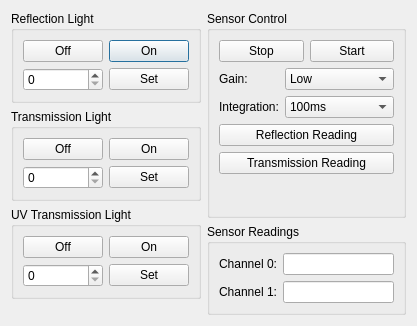
<?xml version="1.0" encoding="UTF-8"?>
<ui version="4.0">
 <class>RemoteControlDialog</class>
 <widget class="QDialog" name="RemoteControlDialog">
  <property name="geometry">
   <rect>
    <x>0</x>
    <y>0</y>
    <width>417</width>
    <height>326</height>
   </rect>
  </property>
  <property name="windowTitle">
   <string>Remote Control</string>
  </property>
  <layout class="QGridLayout" name="gridLayout_3">
   <item row="0" column="0" rowspan="2">
    <layout class="QVBoxLayout" name="verticalLayout_2">
     <item>
      <widget class="QGroupBox" name="reflGroupBox">
       <property name="title">
        <string>Reflection Light</string>
       </property>
       <layout class="QGridLayout" name="gridLayout">
        <item row="1" column="0">
         <widget class="QSpinBox" name="reflSpinBox">
          <property name="maximum">
           <number>128</number>
          </property>
         </widget>
        </item>
        <item row="0" column="1">
         <widget class="QPushButton" name="reflOnPushButton">
          <property name="text">
           <string>On</string>
          </property>
         </widget>
        </item>
        <item row="1" column="1">
         <widget class="QPushButton" name="reflSetPushButton">
          <property name="text">
           <string>Set</string>
          </property>
         </widget>
        </item>
        <item row="0" column="0">
         <widget class="QPushButton" name="reflOffPushButton">
          <property name="text">
           <string>Off</string>
          </property>
         </widget>
        </item>
       </layout>
      </widget>
     </item>
     <item>
      <widget class="QGroupBox" name="tranGroupBox">
       <property name="title">
        <string>Transmission Light</string>
       </property>
       <layout class="QGridLayout" name="gridLayout_2">
        <item row="1" column="0">
         <widget class="QSpinBox" name="tranSpinBox">
          <property name="maximum">
           <number>128</number>
          </property>
         </widget>
        </item>
        <item row="1" column="1">
         <widget class="QPushButton" name="tranSetPushButton">
          <property name="text">
           <string>Set</string>
          </property>
         </widget>
        </item>
        <item row="0" column="1">
         <widget class="QPushButton" name="tranOnPushButton">
          <property name="text">
           <string>On</string>
          </property>
         </widget>
        </item>
        <item row="0" column="0">
         <widget class="QPushButton" name="tranOffPushButton">
          <property name="text">
           <string>Off</string>
          </property>
         </widget>
        </item>
       </layout>
      </widget>
     </item>
     <item>
      <widget class="QGroupBox" name="tranUvGroupBox">
       <property name="title">
        <string>UV Transmission Light</string>
       </property>
       <layout class="QGridLayout" name="gridLayout_4">
        <item row="0" column="0">
         <widget class="QPushButton" name="tranUvOffPushButton">
          <property name="text">
           <string>Off</string>
          </property>
         </widget>
        </item>
        <item row="0" column="1">
         <widget class="QPushButton" name="tranUvOnPushButton">
          <property name="text">
           <string>On</string>
          </property>
         </widget>
        </item>
        <item row="1" column="0">
         <widget class="QSpinBox" name="tranUvSpinBox">
          <property name="maximum">
           <number>128</number>
          </property>
         </widget>
        </item>
        <item row="1" column="1">
         <widget class="QPushButton" name="tranUvSetPushButton">
          <property name="text">
           <string>Set</string>
          </property>
         </widget>
        </item>
       </layout>
      </widget>
     </item>
     <item>
      <spacer name="verticalSpacer_2">
       <property name="orientation">
        <enum>Qt::Vertical</enum>
       </property>
       <property name="sizeHint" stdset="0">
        <size>
         <width>20</width>
         <height>40</height>
        </size>
       </property>
      </spacer>
     </item>
    </layout>
   </item>
   <item row="0" column="1">
    <widget class="QGroupBox" name="sensorGroupBox">
     <property name="title">
      <string>Sensor Control</string>
     </property>
     <layout class="QVBoxLayout" name="verticalLayout">
      <item>
       <layout class="QHBoxLayout" name="horizontalLayout">
        <item>
         <widget class="QPushButton" name="sensorStopPushButton">
          <property name="text">
           <string>Stop</string>
          </property>
         </widget>
        </item>
        <item>
         <widget class="QPushButton" name="sensorStartPushButton">
          <property name="text">
           <string>Start</string>
          </property>
         </widget>
        </item>
       </layout>
      </item>
      <item>
       <layout class="QFormLayout" name="formLayout">
        <item row="0" column="0">
         <widget class="QLabel" name="gainLabel">
          <property name="text">
           <string>Gain:</string>
          </property>
         </widget>
        </item>
        <item row="0" column="1">
         <widget class="QComboBox" name="gainComboBox">
          <item>
           <property name="text">
            <string>Low</string>
           </property>
          </item>
          <item>
           <property name="text">
            <string>Medium</string>
           </property>
          </item>
          <item>
           <property name="text">
            <string>High</string>
           </property>
          </item>
          <item>
           <property name="text">
            <string>Maximum</string>
           </property>
          </item>
         </widget>
        </item>
        <item row="1" column="0">
         <widget class="QLabel" name="intLabel">
          <property name="text">
           <string>Integration:</string>
          </property>
         </widget>
        </item>
        <item row="1" column="1">
         <widget class="QComboBox" name="intComboBox">
          <item>
           <property name="text">
            <string>100ms</string>
           </property>
          </item>
          <item>
           <property name="text">
            <string>200ms</string>
           </property>
          </item>
          <item>
           <property name="text">
            <string>300ms</string>
           </property>
          </item>
          <item>
           <property name="text">
            <string>400ms</string>
           </property>
          </item>
          <item>
           <property name="text">
            <string>500ms</string>
           </property>
          </item>
          <item>
           <property name="text">
            <string>600ms</string>
           </property>
          </item>
         </widget>
        </item>
       </layout>
      </item>
      <item>
       <widget class="QPushButton" name="reflReadPushButton">
        <property name="text">
         <string>Reflection Reading</string>
        </property>
       </widget>
      </item>
      <item>
       <widget class="QPushButton" name="tranReadPushButton">
        <property name="text">
         <string>Transmission Reading</string>
        </property>
       </widget>
      </item>
      <item>
       <spacer name="verticalSpacer">
        <property name="orientation">
         <enum>Qt::Vertical</enum>
        </property>
        <property name="sizeHint" stdset="0">
         <size>
          <width>20</width>
          <height>40</height>
         </size>
        </property>
       </spacer>
      </item>
     </layout>
    </widget>
   </item>
   <item row="1" column="1">
    <widget class="QGroupBox" name="groupBox">
     <property name="title">
      <string>Sensor Readings</string>
     </property>
     <layout class="QFormLayout" name="formLayout_3">
      <item row="0" column="0">
       <widget class="QLabel" name="ch0Label">
        <property name="text">
         <string>Channel 0:</string>
        </property>
       </widget>
      </item>
      <item row="0" column="1">
       <widget class="QLineEdit" name="ch0LineEdit">
        <property name="readOnly">
         <bool>true</bool>
        </property>
       </widget>
      </item>
      <item row="1" column="0">
       <widget class="QLabel" name="ch1Label">
        <property name="text">
         <string>Channel 1:</string>
        </property>
       </widget>
      </item>
      <item row="1" column="1">
       <widget class="QLineEdit" name="ch1LineEdit">
        <property name="readOnly">
         <bool>true</bool>
        </property>
       </widget>
      </item>
     </layout>
    </widget>
   </item>
  </layout>
 </widget>
 <tabstops>
  <tabstop>reflOffPushButton</tabstop>
  <tabstop>reflOnPushButton</tabstop>
  <tabstop>reflSpinBox</tabstop>
  <tabstop>reflSetPushButton</tabstop>
  <tabstop>tranOffPushButton</tabstop>
  <tabstop>tranOnPushButton</tabstop>
  <tabstop>tranSpinBox</tabstop>
  <tabstop>tranSetPushButton</tabstop>
  <tabstop>sensorStopPushButton</tabstop>
  <tabstop>sensorStartPushButton</tabstop>
  <tabstop>gainComboBox</tabstop>
  <tabstop>intComboBox</tabstop>
 </tabstops>
 <resources/>
 <connections/>
</ui>
